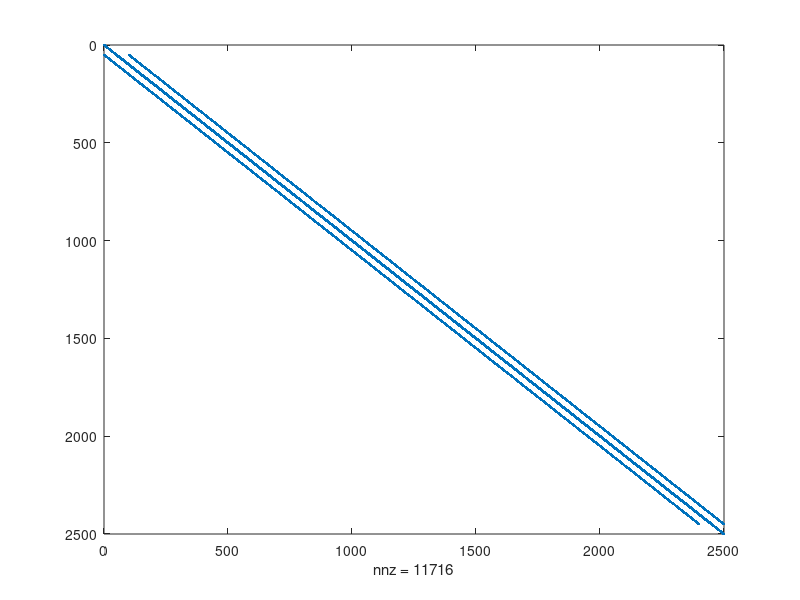
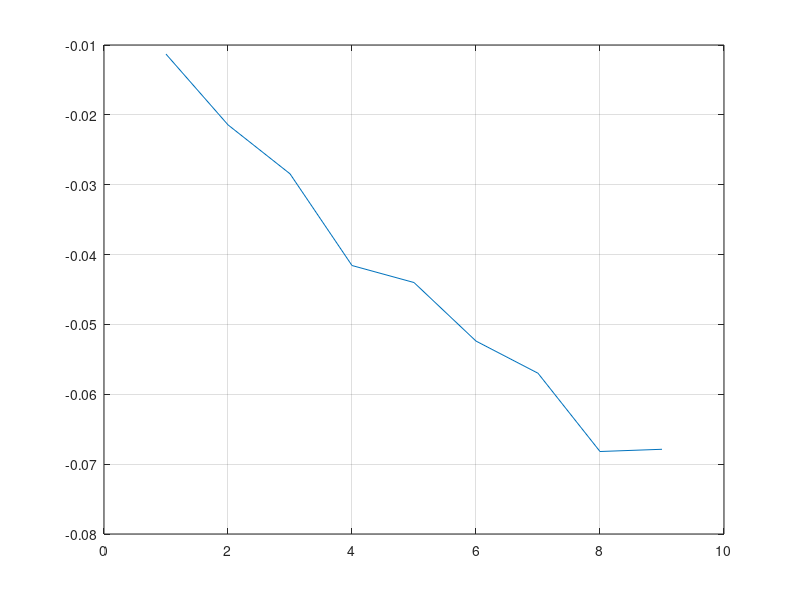
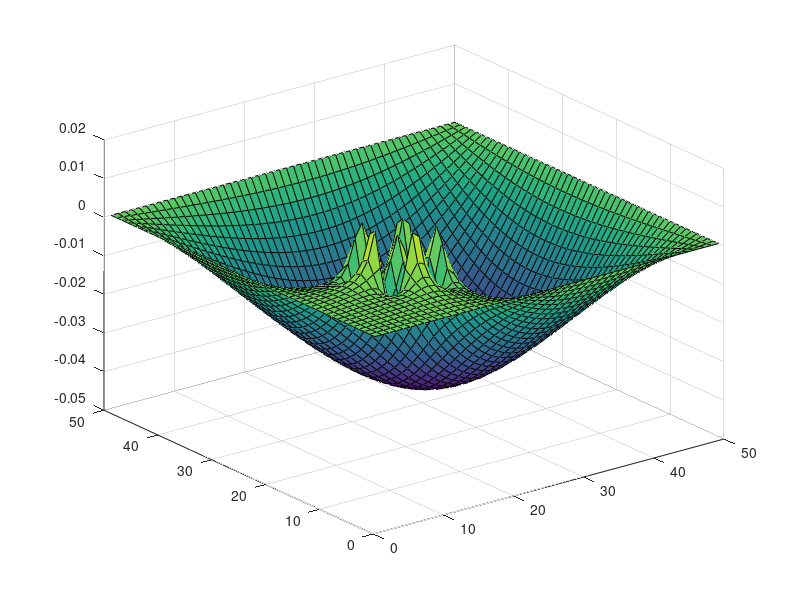

The MATLAB script that drew these images, in order: (Note: this script raises an error after producing the figures.)
% David Talson
% Student number: 101022690
% In this PA is about finite difference modeling of 2D harmonic wave

nx = 50;ny = 50;
G = sparse(nx*ny,ny*nx);

for a=1:nx
    
    for b=1:ny
        
        n = b + (a-1)*ny;
        
        if a==1||a==nx||b==1||b==ny
            G(n,:)=0;
            G(n,n)=1;
        else
        
        nxm = (a-2)*ny + b;
        nxp = a*ny + b;
        nym = (a-1)*ny + b-1;
        nyp = (a-1)*ny + b+1;       
        G(n, nxp) = 1;
        G(n, nxm) = 1;
        G(n,n) = -4; 
        
        if a > 10 & a < 20 & b > 10 & b < 20
            G(n,n) = -2;  
        end
        
        G(n, nyp) = 1; 
        G(n, nym) = 1;
        
        end
    end   
end

figure(1)
spy(G)

figure(2)
[E,D] = eigs(G,9,'SM');
plot(diag(D));
grid on

for a=1:nx
    for b=1:ny
        n = b + (a-1)*ny;
        for c=1:9
            sMap(a,b,c) = E(n,c);
        end
    end
end

for c=1:9
    figure;
    surf(sMap(:,:,c))
    title(append('Surface plot mode = ', num2str(c)));
end
